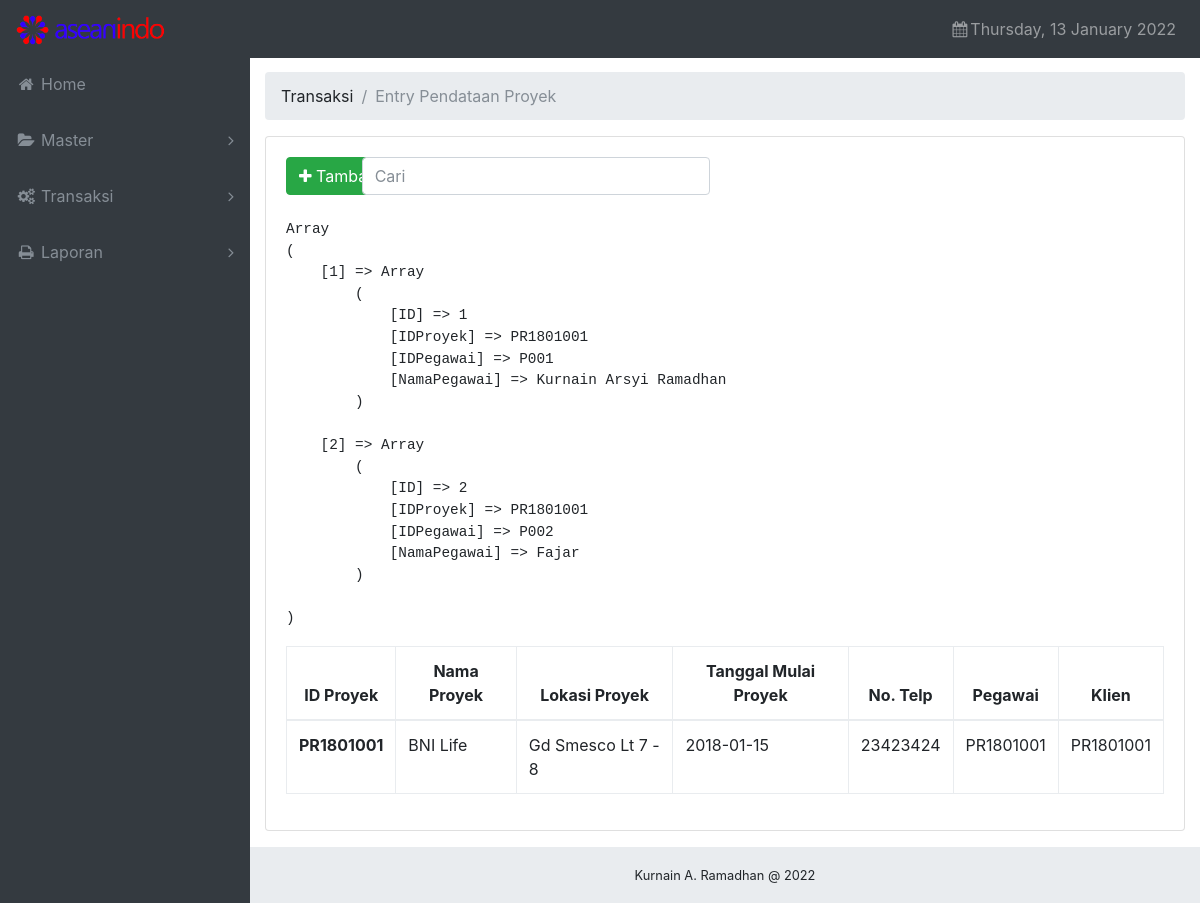
/TransPendataan, run on the app's committed database.
### tables this page shows
CREATE TABLE IF NOT EXISTS `proyek` (
  `IDProyek` varchar(9) NOT NULL COMMENT 'Format: PRYYMM999',
  `NamaProyek` varchar(50) DEFAULT NULL,
  `LokasiProyek` varchar(150) DEFAULT NULL,
  `TglMulaiProyek` date DEFAULT NULL,
  `NoTelp` varchar(13) DEFAULT NULL,
  PRIMARY KEY (`IDProyek`)
);

### application/libraries/Template.php (called while the page is built)
<?php
	Class Template
	{
		Private $CI;
		Var $template_data = array();
		Public Function __Construct()
		{
			$this -> CI =& get_instance();
		}
		Public Function set($content_area, $value)
		{
			$this -> template_data[$content_area] = $value;
		}
		Public Function load($template = '', $name ='', $view = '' , $view_data = array(), $return = FALSE)
		{
			$this -> set($name , $this->CI->load->view($view, $view_data, TRUE));
			$this -> CI -> load ->view('layouts/'.$template, $this->template_data);
		}
	}
?>

### application/controllers/TransPendataan.php (called while the page is built, shortened)
<?php
	Class TransPendataan Extends CI_Controller
	{
		Public Function Index()
		{
			$data['DaftarPendataan'] = $this -> M_TransPendataan -> DaftarPendataan();
			$data['DaftarAda'] = $this -> M_TransPendataan -> DaftarAda();
			$this->template->load('default_layout', 'contents' , 'transaksi/pendataan/pendataan-list', $data);
		}
	}
?>

### index.php (called while the page is built, shortened)
<?php
require_once BASEPATH.'core/CodeIgniter.php';

### application/models/M_TransPendataan.php (called while the page is built, shortened)
<?php
	Class M_TransPendataan Extends CI_Model
	{
		Public Function DaftarPendataan()
		{
			$user = array();
			$sql = "SELECT a.* FROM proyek a";
			$qry = $this->db->query($sql);
			if($qry->num_rows() > 0)
			{
				foreach($qry->result_array() as $rows)
				{
					$user[$rows['IDProyek']] = $rows;
				}
			}
			return $user;
		}
	}
?>

### application/views/transaksi/pendataan/pendataan-list.php (the view, shortened to what this page needs)
<div class="container-fluid">
	<ol class="breadcrumb">
		<li class="breadcrumb-item">Transaksi</li>
		<li class="breadcrumb-item active">Entry Pendataan Proyek</li>
	</ol>
	<div class="card mb-3">
		<div class="card-body">
			<div class="row">
				<div class="col-sm-1">
					<button type="button" id="btn_tambah" class="btn btn-success" style="cursor:pointer;"><i class="fa fa-plus"></i> Tambah</button>
				</div>
				<div class="col-sm-5">
					<input class="form-control" id="CariProyek" type="text" placeholder="Cari" autofocus>
				</div>
			</div>
			<br/>
			<div class="row">
				<div class="col-lg-12">
					<table class="table table-bordered" width="100%" cellspacing="0">
						<thead>
							<tr align="center">
								<th>ID Proyek</th>
								<th>Nama Proyek</th>
								<th>Lokasi Proyek</th>
								<th>Tanggal Mulai Proyek</th>
								<th>No. Telp</th>
								<th>Pegawai</th>
								<th>Klien</th>
							</tr>
						</thead>
						<tbody id="data-proyek">
						<?php
							foreach($DaftarPendataan as $data => $rows) :
							echo "<pre>";
							print_r($DaftarAda[$data]);
							echo "</pre>";
						?>
							<tr>
								<td style="text-align: center; font-weight: bold;"><?php echo $rows['IDProyek']; ?></td>
								<td><?php echo $rows['NamaProyek']; ?></td>
								<td><?php echo $rows['LokasiProyek']; ?></td>
								<td><?php echo $rows['TglMulaiProyek']; ?></td>
								<td><?php echo $rows['NoTelp']; ?></td>
								<td><?php echo $rows['IDProyek']; ?></td>
								<td><?php echo $rows['IDProyek']; ?></td>
							</tr>
						<?php endforeach; ?>
						</tbody>
					</table>
				</div>
			</div>
		</div>
	</div>
</div>

### assets/css/sb-admin.css (style rules this page uses)
html { position: relative; min-height: 100%; }
body { overflow-x: hidden; }
body.sticky-footer { margin-bottom: 56px; }
body.fixed-nav { padding-top: 56px; }
.btn-group-vertical>.btn-group:after,.btn-group-vertical>.btn-group:before,.btn-toolbar:after,.btn-toolbar:before,.clearfix:after,.clearfix:before,.container-fluid:after,.container-fluid:before,.container:after,.container:before,.dl-horizontal dd:after,.dl-horizontal dd:before,.form-horizontal .form-group:after,.form-horizontal .form-group:before,.modal-footer:after,.modal-footer:before,.modal-header:after,.modal-header:before,.nav:after,.nav:before,.navbar-collapse:after,.navbar-collapse:before,.navbar-header:after,.navbar-header:before,.navbar:after,.navbar:before,.pager:after,.pager:before,.panel-body:after,.panel-body:before,.row:after,.row:before { display:table; content:" " }
.btn-group-vertical>.btn-group:after,.btn-toolbar:after,.clearfix:after,.container-fluid:after,.container:after,.dl-horizontal dd:after,.form-horizontal .form-group:after,.modal-footer:after,.modal-header:after,.nav:after,.navbar-collapse:after,.navbar-header:after,.navbar:after,.pager:after,.panel-body:after,.row:after { clear:both }

### data on the page
proyek: value "Array ( [1] => Array ( [ID] => 1 [IDProyek] => PR1801001 [IDPegawai] => P001 [NamaPegawai] => Kurnain Arsyi Ramadhan ) [2] => Array ( [ID] => 2 [IDProyek] => PR1801001 [IDPegawai] => P002 [NamaPegawai] => Fajar ) )", IDProyek "PR1801001", NamaProyek "BNI Life", LokasiProyek "Gd Smesco Lt 7 - 8", TglMulaiProyek "2018-01-15", NoTelp "23423424"
